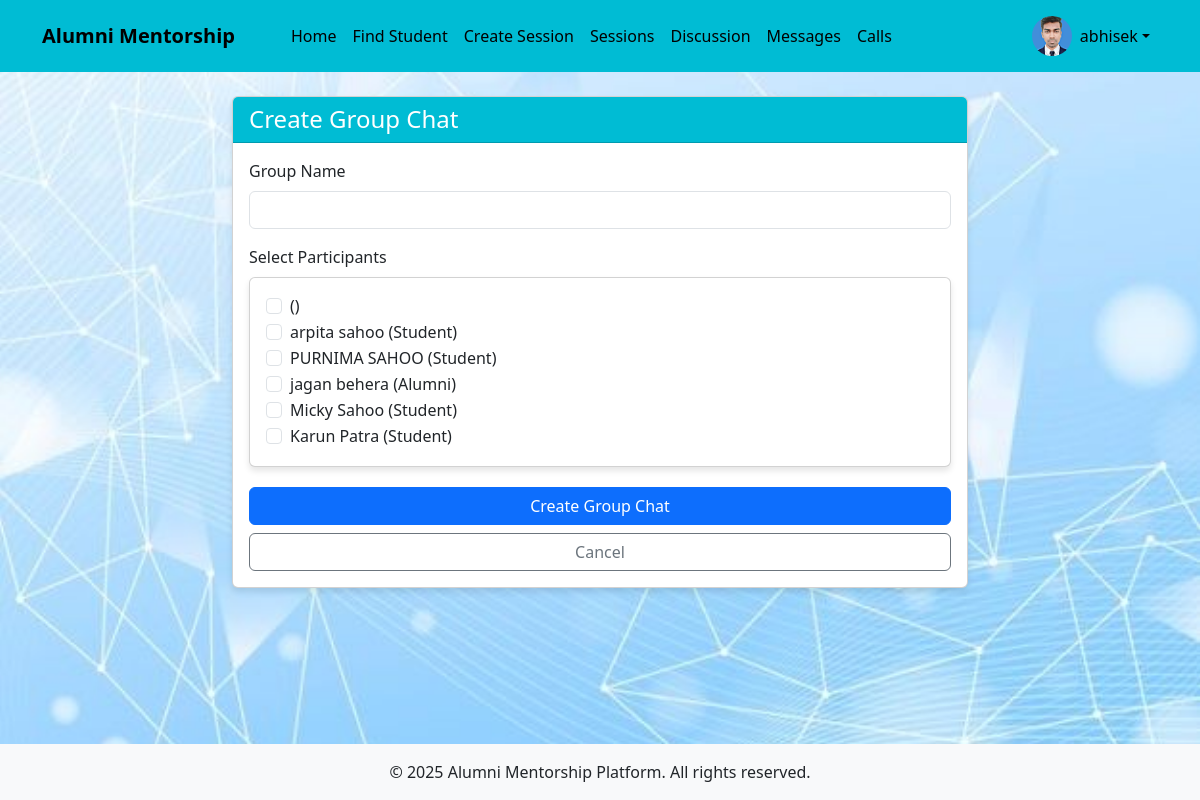
The page /chat/create-group/ (signed in) on the database its author committed.
### users/models.py (models this page shows, shortened)
class CustomUser(AbstractUser):
    USER_TYPE_CHOICES = (
        ('student', 'Student'),
        ('alumni', 'Alumni'),
    )
    user_type = models.CharField(max_length=10, choices=USER_TYPE_CHOICES)
    bio = models.TextField(blank=True)
    profile_picture = models.ImageField(upload_to='profile_pics/', blank=True, null=True)
    graduation_year = models.IntegerField(null=True, blank=True)
    company = models.CharField(max_length=100, blank=True)
    position = models.CharField(max_length=100, blank=True)
    industry = models.CharField(max_length=100, blank=True)
    course = models.CharField(max_length=100, blank=True)
    year_of_study = models.IntegerField(null=True, blank=True)

### chat/views.py (the view, shortened to what this page needs)
# urls.py: path('create-group/', views.create_group_chat, name='create_group_chat'),
@login_required
def create_group_chat(request):
    potential_participants = CustomUser.objects.exclude(id=request.user.id)
    return render(request, 'chat/create_group_chat.html', {
        'potential_participants': potential_participants
    })

### templates/chat/create_group_chat.html (shortened to what this page needs)
{% extends 'base.html' %}
{% load crispy_forms_tags %}
{% block content %}
<div class="row justify-content-center">
    <div class="col-md-8">
        <div class="card">
            <div class="card-header  text-white">
                <h4 class="card-title mb-0">Create Group Chat</h4>
            </div>
            <div class="card-body">
                <form method="post">
                    <div class="mb-3">
                        <label for="name" class="form-label">Group Name</label>
                        <input type="text" class="form-control" id="name" name="name" required>
                    </div>
                    <div class="mb-3">
                        <label class="form-label">Select Participants</label>
                        <div class="card">
                            <div class="card-body" style="max-height: 300px; overflow-y: auto;">
                                {% for user in potential_participants %}
                                    <div class="form-check">
                                        <input class="form-check-input" type="checkbox" name="participants" value="{{ user.id }}" id="user-{{ user.id }}">
                                        <label class="form-check-label" for="user-{{ user.id }}">
                                            {{ user.get_full_name }} ({{ user.get_user_type_display }})
                                        </label>
                                    </div>
                                {% endfor %}
                            </div>
                        </div>
                    </div>
                    <div class="d-grid gap-2">
                        <button type="submit" class="btn btn-primary">Create Group Chat</button>
                        <a href="{% url 'chat_list' %}" class="btn btn-outline-secondary">Cancel</a>
                    </div>
                </form>
            </div>
        </div>
    </div>
</div>
{% endblock %}

### templates/base.html (shortened to what this page needs)
<!DOCTYPE html>
<html lang="en">
  <head>
    <link
      href="https://cdn.jsdelivr.net/npm/bootstrap@5.3.0/dist/css/bootstrap.min.css"
      rel="stylesheet"
    />
    <link
      rel="stylesheet"
      href="https://cdnjs.cloudflare.com/ajax/libs/font-awesome/6.0.0/css/all.min.css"
    />
  </head>
  <body>
    <header>
      <nav class="navbar navbar-expand-lg navbar-dark">
        <div class="container">
          <a class="navbar-brand" href="{% url 'home' %}">Alumni Mentorship</a>
          <div class="collapse navbar-collapse" id="navbarNav">
            <ul class="navbar-nav me-auto">
              {% if user.is_authenticated %}
              <li class="nav-item">
                <a class="nav-link" href="{% url 'home' %}">Home</a>
              </li>
              {% if user.user_type == 'student' %}
              <li class="nav-item">
                <a class="nav-link" href="{% url 'alumni_list' %}"
                  >Find Mentors</a
                >
              </li>
              {% else %}
              <li class="nav-item">
                <a class="nav-link" href="{% url 'student_list' %}"
                  >Find Student</a
                >
              </li>
              <li class="nav-item">
                <a class="nav-link" href="{% url 'create_group_session' %}"
                  >Create Session</a
                >
              </li>
              {% endif %}
              <li class="nav-item">
                <a class="nav-link" href="{% url 'group_sessions' %}"
                  > Sessions</a
                >
              </li>
              <li class="nav-item">
                <a class="nav-link" href="{% url 'topic_list' %}"
                  >Discussion </a
                >
              </li>
              <li class="nav-item">
                <a class="nav-link" href="{% url 'chat_list' %}">Messages</a>
              </li>
              <li class="nav-item">
                <a class="nav-link" href="{% url 'call_home' %}">Calls</a>
              </li>
              {% endif %}
            </ul>
            <ul class="navbar-nav">
              {% if user.is_authenticated %}
              <li class="nav-item dropdown">
                <a
                  class="nav-link dropdown-toggle d-flex align-items-center"
                  href="#"
                  id="navbarDropdown"
                  role="button"
                  data-bs-toggle="dropdown"
                >
                  {% if user.profile_picture %}
                  <img
                    src="{{ user.profile_picture.url }}"
                    alt="Profile"
                    class="profile-pic me-2"
                  />
                  {% else %}
                  <i
                    class="fas fa-user-circle me-2"
                    style="font-size: 1.5rem"
                  ></i>
                  {% endif %} {{ user.username }}
                </a>
              </li>
              {% endif %}
            </ul>
          </div>
        </div>
      </nav>
    </header>
    <main class="container py-4">
       {% block content %}{% endblock %}
    </main>
    <footer class="bg-light py-3 mt-auto">
      <div class="container text-center">
        <p class="mb-0">
          &copy; {% now "Y" %} Alumni Mentorship Platform. All rights reserved.
        </p>
      </div>
    </footer>
  </body>
</html>

### templates/base.html (style rules this page uses)
body { min-height: 100vh; display: flex; flex-direction: column; background-image: url("/static/images/img.jpg"); background-size: cover; background-repeat: no-repeat; background-position: center; }
main { flex: 1; }
.navbar-brand { font-weight: bold; padding-right: 2rem; color: #000; }
.profile-pic { width: 40px; height: 40px; border-radius: 50%; object-fit: cover; }
.navbar { background: #00bcd4; }
.nav-item { gap: 1rem; }
#navbarNav { gap: 2rem; }
.card { margin-bottom: 20px; box-shadow: 0 4px 6px rgba(0, 0, 0, 0.1); }
.card-header { background-color: #00bcd4; }
.navbar li a { color: black; }

### rows shown on the page
CustomUser: profile_picture (picture), username "abhisek"
CustomUser: get_full_name "arpita sahoo", user_type "Student"
CustomUser: get_full_name "PURNIMA SAHOO", user_type "Student"
CustomUser: get_full_name "jagan behera", user_type "Alumni"
CustomUser: get_full_name "Micky Sahoo", user_type "Student"
CustomUser: get_full_name "Karun Patra", user_type "Student"
